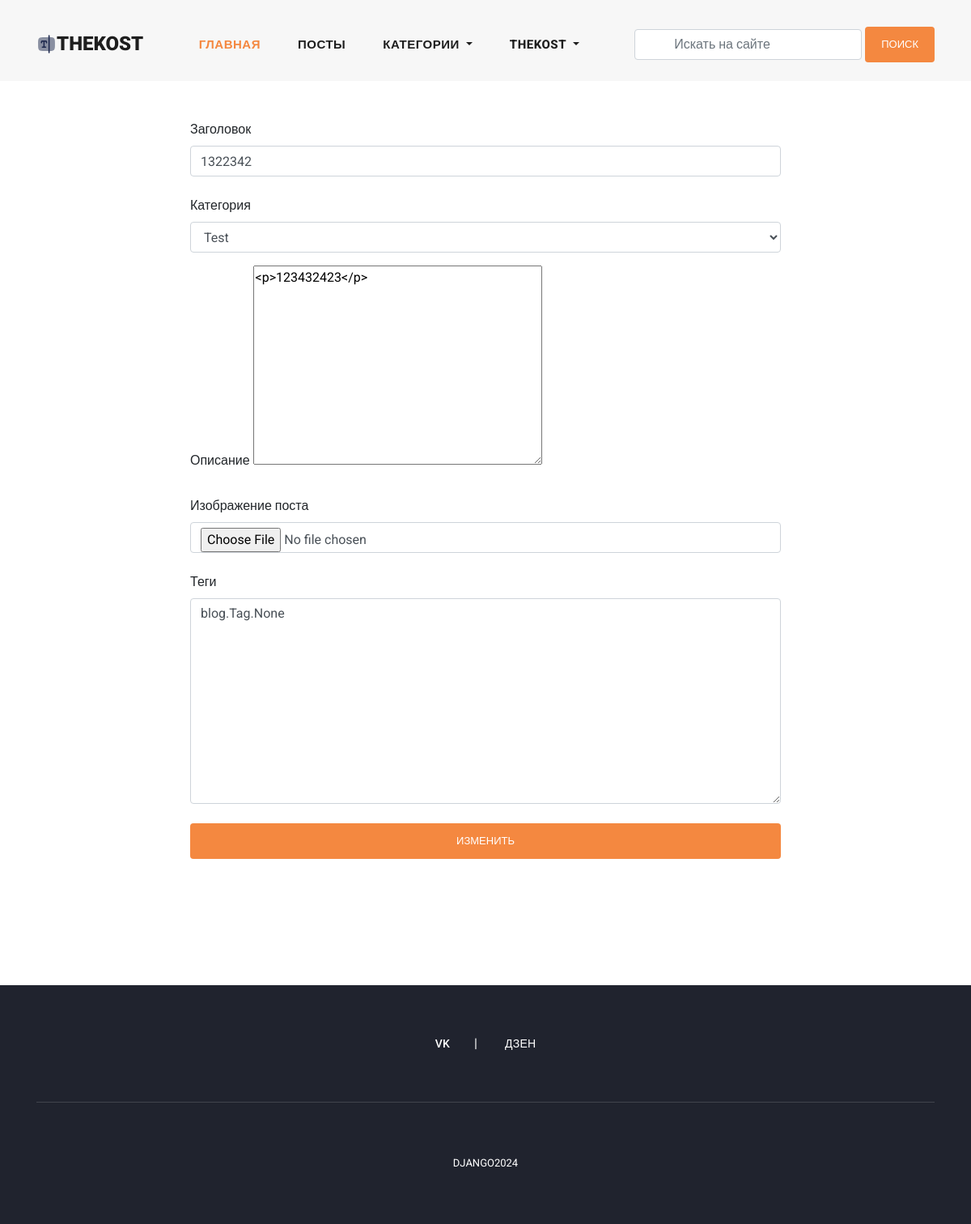
The page /update_blog/1322342/ (signed in) on the database as committed earlier.
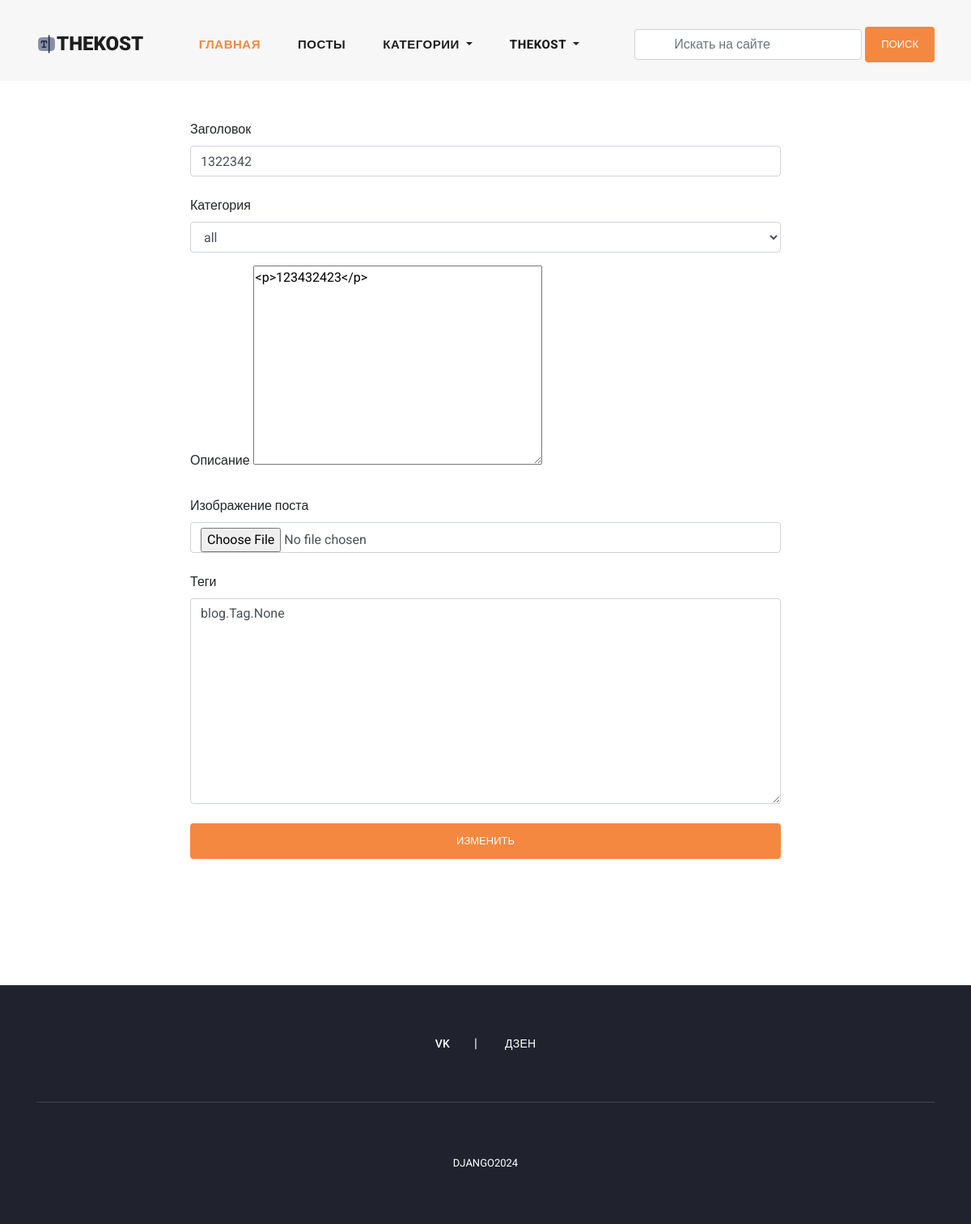
The same page on the database as committed later.
### blog/models.py (models this page shows, shortened)
class Blog(models.Model):
    user = models.ForeignKey(
        User,
        related_name='user_blogs',
        on_delete=models.CASCADE
    )
    category = models.ForeignKey(
        Category,
        related_name='category_blogs',
        on_delete=models.CASCADE
    )
    tags = models.ManyToManyField(
        Tag,
        related_name='tag_blogs',
        blank=True
    )
    likes = models.ManyToManyField(
        User,
        related_name='user_likes',
        blank=True
    )
    title = models.CharField(
        max_length=250
    )
    slug = models.SlugField(null=True, blank=True)
    banner = models.ImageField(upload_to='blog_banners')
    description = RichTextField()
    created_date = models.DateField(auto_now_add=True)

class Category(models.Model):
    title = models.CharField(max_length=150, unique=True)
    slug = models.SlugField(null=True, blank=True)
    created_date = models.DateField(auto_now_add=True)

### blog/views.py (the view, shortened to what this page needs)
# urls.py: path('update_blog/<str:slug>/', update_blog, name='update_blog'),
@login_required(login_url='login')
def update_blog(request, slug):
    blog = get_object_or_404(Blog, slug=slug)  # Получение объекта поста по слагу
    form = AddBlogForm(instance=blog)  # Создание формы для обновления поста с данными из объекта поста
    context = {
        "form": form,  # Передача формы в контекст шаблона
        "blog": blog  # Передача объекта поста в контекст шаблона
    }
    return render(request, 'update_blog.html', context)  # Рендеринг шаблона страницы обновления поста

### blog/forms.py
class AddBlogForm(forms.ModelForm):
    description = RichTextField()
    class Meta:
        model = Blog
        fields = (
            "title",
            "category",
            "banner",
            "description"
        )

### blog/context_processors.py (called while the page is built)
def get_all_categories(request):
    categories = Category.objects.all()
    context = {
        "categories": categories
    }
    return context

### templates/update_blog.html (shortened to what this page needs)
{% extends 'base.html' %}
{% load static %}
{% block content %}
    <section class="add-blog">
        <div class="container">
            <div class="row py-5 justify-content-center">
                <div class="col-md-8">
                    <form action="" method="POST" enctype="multipart/form-data">
                        <div class="form-group">
                            <label for="title">Заголовок</label>
                            <input class="form-control" type="text" name="title" value="{{ form.instance.title }}">
                            <p class="text-danger py-1">{{ form.instance.title.errors }}</p>
                        </div>
                        <div class="form-group">
                            <label for="title">Категория</label>
                            <select class="form-control" name="category" id="category_id">
                                {% for category in categories %}
                                    <option value="{{ category.id }}"
                                            {% if form.instance.category.pk == category.pk %}selected {% endif %}>{{ category.title }}</option>
                                {% endfor %}
                            </select>
                        </div>
                        <div class="form-group">
                            <label for="title">Описание</label>
                            {{ form.description|safe }}
                            <p class="text-danger py-1">{{ form.description.errors }}</p>
                        </div>
                        <div class="form-group">
                            <label for="title">Изображение поста</label>
                            <input class="form-control" value="{{ form.instance.banner.url }}" class="form-control"
                                   type="file" name="banner">
                            <p class="text-danger py-1">{{ form.instance.banner.errors }}</p>
                        </div>
                        <div class="form-group">
                            <label for="title">Теги</label>
                            <textarea class="form-control" name="tags" id="" cols="30" rows="10"
                                      placeholder="enter comma seprrated values">{{ form.instance.tags }}</textarea>
                            <p class="text-danger py-1">{{ form.instance.tags.errors }}</p>
                        </div>
                        <div class="form-group my-2">
                            <button type="submit" class="btn btn-primary btn-block">Изменить</button>
                        </div>
                    </form>
                </div>
            </div>
        </div>
    </section>
{% endblock content %}

Rows that differ between the two databases and show on the page:
changed through a linked row, Blog "blog.Tag.None": category "Test" → "all"
